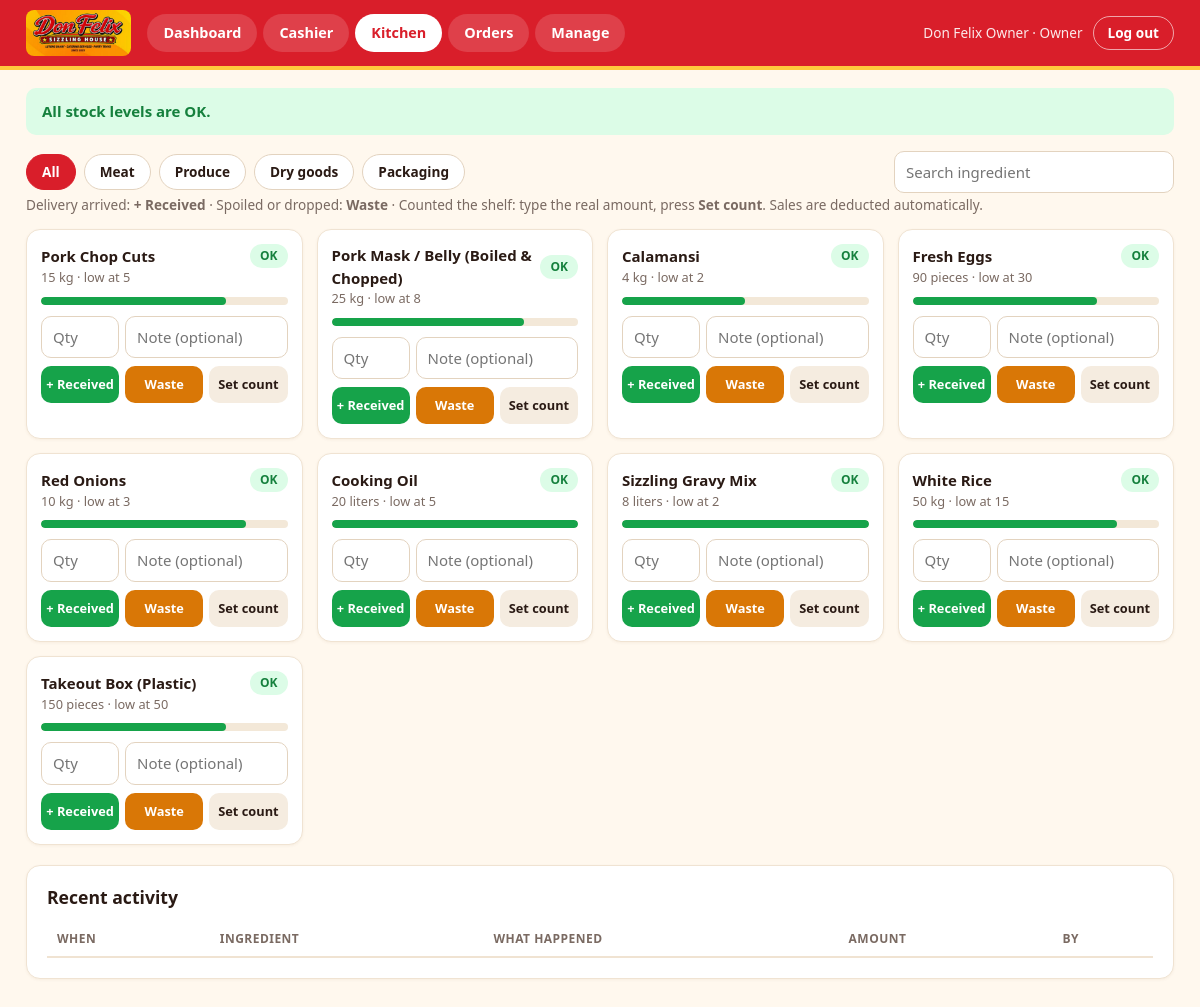
Page /staff_portal.php (signed in) on the committed database.
### tables this page shows
CREATE TABLE `inventory` (
  `id` int(11) NOT NULL,
  `item_name` varchar(100) NOT NULL,
  `category` enum('Meat & Poultry','Produce','Dry Goods & Seasonings','Packaging & Disposables') NOT NULL,
  `current_stock` decimal(10,2) NOT NULL DEFAULT 0.00,
  `unit` enum('kg','grams','pieces','liters','packs','sacks') NOT NULL DEFAULT 'pieces',
  `min_alert` decimal(10,2) NOT NULL DEFAULT 5.00,
  `cost_per_unit` decimal(10,2) NOT NULL DEFAULT 0.00,
  `updated_at` timestamp NOT NULL DEFAULT current_timestamp() ON UPDATE current_timestamp()
);

### staff_portal.php (the view, shortened to what this page needs)
<?php
require 'app.php';
$items = $conn->query("SELECT * FROM inventory ORDER BY (current_stock <= min_alert) DESC, category, item_name");
$low = [];
$cats = [];
$rows = [];
foreach ($items as $r) {
    $rows[] = $r;
    $cats[$r['category']] = short_category($r['category']);
}
?>
<!DOCTYPE html>
<html lang="en">
<head>
    <link rel="stylesheet" href="style.css">
</head>
<body>
<div class="wrap">
    <?php if (count($low) === 0): ?>
        <div class="alert good">All stock levels are OK.</div>
    <?php else: ?>
        <div class="alert">Running low (<?php echo count($low); ?>): <?php echo e(implode(', ', $low)); ?></div>
    <?php endif; ?>
    <div class="filters">
        <button type="button" class="tab on" data-cat="">All</button>
        <?php foreach ($cats as $full => $short): ?>
            <button type="button" class="tab" data-cat="<?php echo e($full); ?>"><?php echo e($short); ?></button>
        <?php endforeach; ?>
        <input class="search" id="q" type="search" placeholder="Search ingredient">
    </div>
    <p class="hint">Delivery arrived: <b>+ Received</b> &middot; Spoiled or dropped: <b>Waste</b> &middot; Counted the shelf: type the real amount, press <b>Set count</b>. Sales are deducted automatically.</p>
    <div class="cards">
    <?php foreach ($rows as $r):
        [$lvl, $pct] = stock_level($r['current_stock'], $r['min_alert']);
    ?>
        <div class="card <?php echo $lvl === 'low' ? 'lowcard' : ''; ?>" data-cat="<?php echo e($r['category']); ?>" data-name="<?php echo e(strtolower($r['item_name'])); ?>">
            <div class="top"><b><?php echo e($r['item_name']); ?></b><span class="pill <?php echo $lvl; ?>"><?php echo level_label($lvl); ?></span></div>
            <div class="muted small"><?php echo fmt_qty($r['current_stock']) . ' ' . e($r['unit']); ?> &middot; low at <?php echo fmt_qty($r['min_alert']); ?></div>
            <div class="meter"><i class="<?php echo $lvl; ?>" style="width:<?php echo $pct; ?>%"></i></div>
            <form action="staff_portal.php" method="POST">
                <div class="in2">
                    <input type="number" step="0.01" min="0" name="qty" placeholder="Qty" required>
                    <input type="text" name="notes" placeholder="Note (optional)" maxlength="150">
                </div>
                <div class="bs3">
                    <button type="submit" name="action" value="in" class="btn ok">+ Received</button>
                    <button type="submit" name="action" value="waste" class="btn warn">Waste</button>
                    <button type="submit" name="action" value="count" class="btn ghost"
                            onclick="return confirm('Set <?php echo e(addslashes($r['item_name'])); ?> to the quantity you typed?');">Set count</button>
                </div>
            </form>
        </div>
    <?php endforeach; ?>
    </div>
    <div class="panel">
        <h2>Recent activity</h2>
        <table>
            <thead><tr><th>When</th><th>Ingredient</th><th>What happened</th><th>Amount</th><th>By</th></tr></thead>
        </table>
    </div>
</div>
</body>
</html>

### style.css (style rules this page uses)
:root { --red:#d91e2a; --red-dark:#b3141f; --orange:#f97316; --yellow:#ffc83d; --ink:#2a1a14; --muted:#7a6a62; --bg:#fff8ee; --card:#fff; --line:#f0e3d2; --ok:#15803d; --ok-bg:#dcfce7; --warn:#b45309; --warn-bg:#fef3c7; --bad:#b91c1c; --bad-bg:#fee2e2; --radius:14px; }
* { box-sizing:border-box }
body { margin:0;background:var(--bg);color:var(--ink);font-family:"Segoe UI",system-ui,-apple-system,Roboto,Arial,sans-serif;font-size:15px;line-height:1.5 }
h1,h2,h3 { margin:0;line-height:1.25 }
.wrap { max-width:1180px;margin:0 auto;padding:18px 16px 40px }
.alert { background:var(--warn-bg);color:var(--warn);border-radius:10px;padding:12px 16px;margin:0 0 16px;font-weight:600 }
.alert.good { background:var(--ok-bg);color:var(--ok) }
.panel { background:var(--card);border:1px solid var(--line);border-radius:var(--radius);padding:20px;margin-bottom:20px;box-shadow:0 1px 3px rgba(120,60,20,.06);overflow-x:auto }
.panel>h2,.panel-head h2 { font-size:1.1rem;color:var(--ink) }
.panel>h2 { margin-bottom:14px }
.hint { color:var(--muted);font-size:.85rem;margin:-8px 0 14px }
table { width:100%;border-collapse:collapse;min-width:640px }
th { font-size:.75rem;letter-spacing:.04em;text-transform:uppercase;color:var(--muted);text-align:left;padding:8px 10px;border-bottom:2px solid var(--line) }
.muted { color:var(--muted) }
.small { font-size:.8rem }
.pill { display:inline-block;padding:3px 10px;border-radius:999px;font-size:.75rem;font-weight:700 }
.pill.ok { background:var(--ok-bg);color:var(--ok) }
input,select { font:inherit;color:var(--ink);background:#fff;border:1px solid #e3d3bf;border-radius:10px;padding:9px 11px;min-width:0 }
.btn { font:inherit;font-weight:700;font-size:.88rem;border:0;border-radius:10px;padding:9px 14px;cursor:pointer;background:var(--red);color:#fff;display:inline-block }
.btn.ok { background:#16a34a }
.btn.warn { background:#d97706 }
.btn.ghost { background:#f5ece0;color:var(--ink) }
.search { width:100%;max-width:280px }
.filters { display:flex;gap:8px;align-items:center;flex-wrap:wrap;margin-bottom:10px }
.tab { font:inherit;font-weight:600;font-size:.85rem;padding:7px 15px;border-radius:999px;background:#fff;border:1px solid #e3d3bf;cursor:pointer;color:var(--ink) }
.tab.on { background:var(--red);border-color:var(--red);color:#fff }
.filters .search { margin-left:auto }
.cards { display:grid;grid-template-columns:repeat(auto-fill,minmax(250px,1fr));gap:14px;margin-bottom:20px }
.card { background:var(--card);border:1px solid var(--line);border-radius:var(--radius);padding:14px;box-shadow:0 1px 3px rgba(120,60,20,.06) }
.card .top { display:flex;justify-content:space-between;align-items:center;gap:8px }
.meter { height:8px;border-radius:999px;background:#f3e8d8;overflow:hidden;flex:1 }
.card .meter { margin:9px 0 11px;flex:none }
.meter i { display:block;height:100%;border-radius:999px }
.meter i.ok { background:#16a34a }
.in2 { display:flex;gap:6px;margin-bottom:8px }
.in2 input:first-child { width:78px;flex:none }
.in2 input:last-child { flex:1 }
.bs3 { display:flex;gap:6px }
.bs3 .btn { flex:1;padding:9px 4px;font-size:.8rem }

### rows in the picture
inventory: item_name "Pork Chop Cuts", lvl "OK", current_stock "15", unit "kg", min_alert "5", $pct 75 (drawn)
inventory: item_name "Pork Mask / Belly (Boiled & Chopped)", lvl "OK", current_stock "25", unit "kg", min_alert "8", $pct 78 (drawn)
inventory: item_name "Calamansi", lvl "OK", current_stock "4", unit "kg", min_alert "2", $pct 50 (drawn)
inventory: item_name "Fresh Eggs", lvl "OK", current_stock "90", unit "pieces", min_alert "30", $pct 75 (drawn)
inventory: item_name "Red Onions", lvl "OK", current_stock "10", unit "kg", min_alert "3", $pct 83 (drawn)
inventory: item_name "Cooking Oil", lvl "OK", current_stock "20", unit "liters", min_alert "5", $pct 100 (drawn)
inventory: item_name "Sizzling Gravy Mix", lvl "OK", current_stock "8", unit "liters", min_alert "2", $pct 100 (drawn)
inventory: item_name "White Rice", lvl "OK", current_stock "50", unit "kg", min_alert "15", $pct 83 (drawn)
inventory: item_name "Takeout Box (Plastic)", lvl "OK", current_stock "150", unit "pieces", min_alert "50", $pct 75 (drawn)

### other values in the picture
$t[0] "Dashboard"
$t[0] "Cashier"
$t[0] "Kitchen"
$t[0] "Orders"
$t[0] "Manage"
$_SESSION['user'] "Don Felix Owner"
$roleName "Owner"
$short "Meat"
$short "Produce"
$short "Dry goods"
$short "Packaging"
